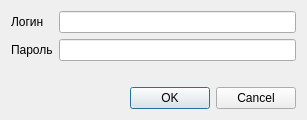
<?xml version="1.0" encoding="UTF-8"?>
<ui version="4.0">
 <class>AuthDialog</class>
 <widget class="QDialog" name="AuthDialog">
  <property name="geometry">
   <rect>
    <x>0</x>
    <y>0</y>
    <width>307</width>
    <height>95</height>
   </rect>
  </property>
  <property name="windowTitle">
   <string>Dialog</string>
  </property>
  <layout class="QGridLayout" name="gridLayout">
   <item row="3" column="0" colspan="2">
    <widget class="QDialogButtonBox" name="buttonBox">
     <property name="orientation">
      <enum>Qt::Horizontal</enum>
     </property>
     <property name="standardButtons">
      <set>QDialogButtonBox::Cancel|QDialogButtonBox::Ok</set>
     </property>
    </widget>
   </item>
   <item row="0" column="0">
    <widget class="QLabel" name="label">
     <property name="text">
      <string>Логин</string>
     </property>
    </widget>
   </item>
   <item row="0" column="1">
    <widget class="QLineEdit" name="line_login"/>
   </item>
   <item row="1" column="1">
    <widget class="QLineEdit" name="line_password">
     <property name="echoMode">
      <enum>QLineEdit::Password</enum>
     </property>
    </widget>
   </item>
   <item row="1" column="0">
    <widget class="QLabel" name="label_2">
     <property name="text">
      <string>Пароль</string>
     </property>
    </widget>
   </item>
   <item row="2" column="0" colspan="2">
    <widget class="QLabel" name="error_label">
     <property name="text">
      <string/>
     </property>
     <property name="alignment">
      <set>Qt::AlignCenter</set>
     </property>
    </widget>
   </item>
  </layout>
 </widget>
 <resources/>
 <connections>
  <connection>
   <sender>buttonBox</sender>
   <signal>accepted()</signal>
   <receiver>AuthDialog</receiver>
   <slot>accept()</slot>
   <hints>
    <hint type="sourcelabel">
     <x>248</x>
     <y>254</y>
    </hint>
    <hint type="destinationlabel">
     <x>157</x>
     <y>274</y>
    </hint>
   </hints>
  </connection>
  <connection>
   <sender>buttonBox</sender>
   <signal>rejected()</signal>
   <receiver>AuthDialog</receiver>
   <slot>reject()</slot>
   <hints>
    <hint type="sourcelabel">
     <x>316</x>
     <y>260</y>
    </hint>
    <hint type="destinationlabel">
     <x>286</x>
     <y>274</y>
    </hint>
   </hints>
  </connection>
 </connections>
</ui>
